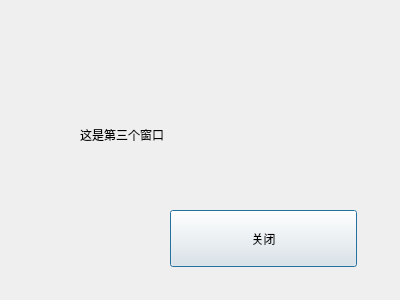
<?xml version="1.0" encoding="UTF-8"?>
<ui version="4.0">
 <class>Dialog</class>
 <widget class="QDialog" name="Dialog">
  <property name="geometry">
   <rect>
    <x>0</x>
    <y>0</y>
    <width>400</width>
    <height>300</height>
   </rect>
  </property>
  <property name="windowTitle">
   <string>Dialog</string>
  </property>
  <widget class="QLabel" name="label">
   <property name="geometry">
    <rect>
     <x>80</x>
     <y>120</y>
     <width>210</width>
     <height>30</height>
    </rect>
   </property>
   <property name="text">
    <string>这是第三个窗口</string>
   </property>
  </widget>
  <widget class="QPushButton" name="pushButton">
   <property name="geometry">
    <rect>
     <x>170</x>
     <y>210</y>
     <width>187</width>
     <height>57</height>
    </rect>
   </property>
   <property name="text">
    <string>关闭</string>
   </property>
  </widget>
 </widget>
 <resources/>
 <connections>
  <connection>
   <sender>pushButton</sender>
   <signal>clicked()</signal>
   <receiver>Dialog</receiver>
   <slot>accept()</slot>
   <hints>
    <hint type="sourcelabel">
     <x>247</x>
     <y>243</y>
    </hint>
    <hint type="destinationlabel">
     <x>245</x>
     <y>273</y>
    </hint>
   </hints>
  </connection>
 </connections>
</ui>
